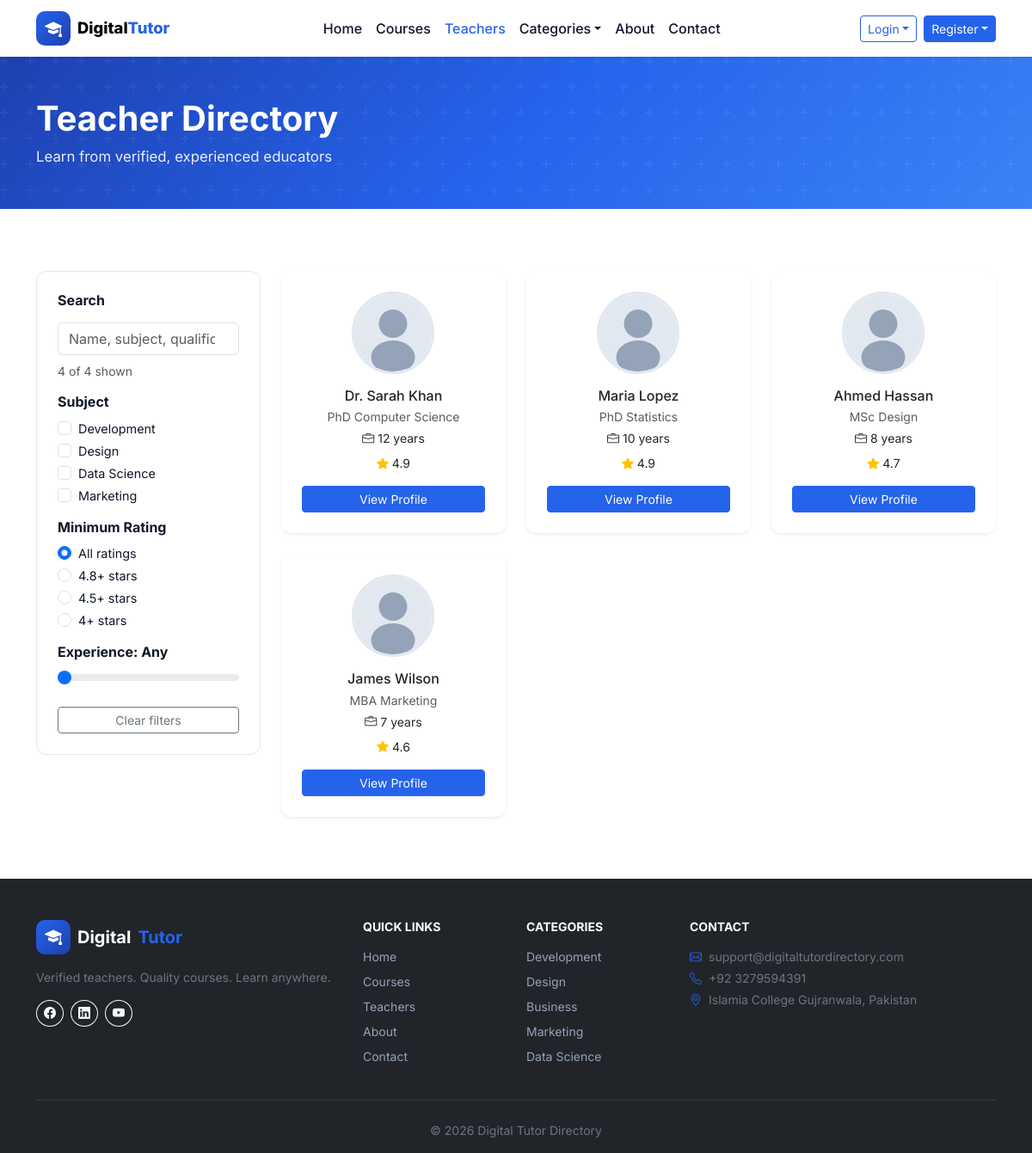
Page /pages/teachers.php on the committed database.
### tables this page shows
CREATE TABLE users (
  id INT UNSIGNED AUTO_INCREMENT PRIMARY KEY,
  name VARCHAR(120) NOT NULL,
  email VARCHAR(190) NOT NULL UNIQUE,
  phone VARCHAR(30) DEFAULT NULL,
  password_hash VARCHAR(255) NOT NULL,
  role ENUM('student','teacher','admin') NOT NULL DEFAULT 'student',
  status ENUM('active','inactive','pending') NOT NULL DEFAULT 'active',
  bio TEXT DEFAULT NULL,
  avatar VARCHAR(255) DEFAULT NULL,
  created_at TIMESTAMP DEFAULT CURRENT_TIMESTAMP,
  updated_at TIMESTAMP DEFAULT CURRENT_TIMESTAMP ON UPDATE CURRENT_TIMESTAMP,
  INDEX idx_users_role (role),
  INDEX idx_users_status (status)
);

### components/config.php (called while the page is built, shortened)
<?php
require_once __DIR__ . '/database.php';
require_once __DIR__ . '/../includes/data.php';
function url(string $path = ''): string
{
    return rtrim(BASE_URL, '/') . '/' . ltrim($path, '/');
}
function asset(string $path): string
{
    return url('assets/' . ltrim($path, '/'));
}
function media_url(?string $path, string $fallback = 'assets/images/avatars/placeholder.svg'): string
{
    $path = trim((string) $path);
    if ($path === '') {
        return url($fallback);
    }
    return url(ltrim($path, '/'));
}
function isActive(string $path): string
{
    return str_contains($_SERVER['PHP_SELF'] ?? '', $path) ? 'active' : '';
}
function mockTeachers(): array { return getTeachers(true); }

### components/database.php (called while the page is built, shortened)
<?php
function db_config(): array
{
    static $config;
    if ($config === null) {
        $config = require __DIR__ . '/db-config.php';
    }
    return $config;
}
function db(): PDO
{
    static $pdo;
    if ($pdo instanceof PDO) {
        return $pdo;
    }
    $c = db_config();
    $dsn = sprintf('mysql:host=%s;port=%s;dbname=%s;charset=%s', $c['host'], $c['port'], $c['name'], $c['charset']);
    $pdo = new PDO($dsn, $c['user'], $c['pass'], [
        PDO::ATTR_ERRMODE => PDO::ERRMODE_EXCEPTION,
        PDO::ATTR_DEFAULT_FETCH_MODE => PDO::FETCH_ASSOC,
        PDO::ATTR_EMULATE_PREPARES => false,
    ]);
    return $pdo;
}
function db_available(): bool
{
    static $available;
    try {
        db()->query('SELECT 1 FROM users LIMIT 1');
        $available = true;
    } catch (Throwable) {
        $available = false;
    }
    return $available;
}

### includes/data.php (called while the page is built, shortened)
<?php
require_once __DIR__ . '/../components/database.php';
function getTeachers(bool $verifiedOnly = true): array
{
    if (!db_available()) {
        return fallbackTeachers();
    }
    $where = $verifiedOnly
        ? "u.role = 'teacher' AND tp.verification_status = 'verified' AND u.status = 'active'"
        : "u.role = 'teacher'";
    $sql = "SELECT u.id, u.name, u.email, u.bio, u.avatar AS photo, tp.qualification, tp.experience,
            tp.subject, tp.rating,
            (SELECT COUNT(DISTINCT e.student_id) FROM enrollments e
             JOIN courses c ON c.id = e.course_id WHERE c.teacher_id = u.id) AS students
            FROM users u
            LEFT JOIN teacher_profiles tp ON tp.user_id = u.id
            WHERE $where
            ORDER BY tp.rating DESC";
    $stmt = db()->query($sql);
    return array_map(static function ($row) {
        return [
            'id' => (int) $row['id'],
            'name' => $row['name'],
            'email' => $row['email'] ?? '',
            'qualification' => $row['qualification'] ?? '',
            'experience' => $row['experience'] ?? '',
            'rating' => (float) ($row['rating'] ?? 0),
            'subject' => $row['subject'] ?? '',
            'photo' => $row['photo'] ?? '',
            'students' => (int) ($row['students'] ?? 0),
            'bio' => $row['bio'] ?? '',
        ];
    }, $stmt->fetchAll());
}

### components/teacher-card.php (the view, shortened to what this page needs)
<article class="teacher-card card h-100 border-0 shadow-sm text-center p-4"
  data-subject="<?= htmlspecialchars($teacher['subject']) ?>"
  data-rating="<?= (float)$teacher['rating'] ?>"
  data-experience="<?= (int)filter_var($teacher['experience'], FILTER_SANITIZE_NUMBER_INT) ?>"
  data-search="<?= htmlspecialchars(strtolower($teacher['name'] . ' ' . $teacher['qualification'] . ' ' . $teacher['subject'] . ' ' . $teacher['bio'])) ?>">
  <img src="<?= media_url($teacher['photo']) ?>" class="teacher-card__avatar rounded-circle mx-auto mb-3" alt="<?= htmlspecialchars($teacher['name']) ?>" onerror="this.onerror=null;this.src='<?= media_url('') ?>'">
  <h3 class="h6 mb-1"><?= htmlspecialchars($teacher['name']) ?></h3>
  <p class="text-muted small mb-1"><?= htmlspecialchars($teacher['qualification']) ?></p>
  <p class="small mb-2"><i class="bi bi-briefcase me-1"></i><?= htmlspecialchars($teacher['experience']) ?></p>
  <div class="rating-stars small mb-3">
    <i class="bi bi-star-fill text-warning"></i>
    <span><?= number_format($teacher['rating'], 1) ?></span>
  </div>
  <a href="<?= url('pages/teacher-profile.php?id=' . (int)$teacher['id']) ?>" class="btn btn-sm btn-primary w-100">View Profile</a>
</article>

### components/head.php (shortened to what this page needs)
<?php require_once __DIR__ . '/config.php'; ?>
<!DOCTYPE html>
<html lang="en">
<head>
  <link href="https://cdn.jsdelivr.net/npm/bootstrap@5.3.3/dist/css/bootstrap.min.css" rel="stylesheet">
  <link href="https://cdn.jsdelivr.net/npm/bootstrap-icons@1.11.3/font/bootstrap-icons.min.css" rel="stylesheet">
  <link href="<?= asset('css/variables.css') ?>" rel="stylesheet">
  <link href="<?= asset('css/main.css') ?>" rel="stylesheet">
  <link href="<?= asset('css/components.css') ?>" rel="stylesheet">
</head>
<body class="<?= htmlspecialchars($bodyClass ?? '') ?>">

### components/navbar.php (shortened to what this page needs)
<header class="site-header">
  <nav class="navbar navbar-expand-lg navbar-light bg-white sticky-top shadow-sm">
    <div class="container">
      <a class="navbar-brand d-flex align-items-center gap-2" href="<?= url('pages/home.php') ?>">
        <span class="brand-icon"><i class="bi bi-mortarboard-fill"></i></span>
        <span class="brand-text">Digital<span class="text-primary">Tutor</span></span>
      </a>
      <div class="collapse navbar-collapse" id="mainNav">
        <ul class="navbar-nav mx-auto">
          <li class="nav-item"><a class="nav-link <?= isActive('home.php') ?>" href="<?= url('pages/home.php') ?>">Home</a></li>
          <li class="nav-item"><a class="nav-link <?= isActive('courses.php') ?>" href="<?= url('pages/courses.php') ?>">Courses</a></li>
          <li class="nav-item"><a class="nav-link <?= isActive('teachers.php') ?>" href="<?= url('pages/teachers.php') ?>">Teachers</a></li>
          <li class="nav-item dropdown">
            <a class="nav-link dropdown-toggle" href="#" data-bs-toggle="dropdown">Categories</a>
          </li>
          <li class="nav-item"><a class="nav-link <?= isActive('about.php') ?>" href="<?= url('pages/about.php') ?>">About</a></li>
          <li class="nav-item"><a class="nav-link <?= isActive('contact.php') ?>" href="<?= url('pages/contact.php') ?>">Contact</a></li>
        </ul>
        <div class="d-flex gap-2">
          <div class="dropdown">
            <button class="btn btn-outline-primary btn-sm dropdown-toggle" data-bs-toggle="dropdown">Login</button>
          </div>
          <div class="dropdown">
            <button class="btn btn-primary btn-sm dropdown-toggle" data-bs-toggle="dropdown">Register</button>
          </div>
        </div>
      </div>
    </div>
  </nav>
</header>

### components/page-hero.php (shortened to what this page needs)
<?php
$pageHeading = $pageHeading ?? 'Page';
$pageSubheading = $pageSubheading ?? '';
$pageActions = $pageActions ?? '';
$heroClass = trim($heroClass ?? '');
?>
<div class="page-hero <?= htmlspecialchars($heroClass) ?>">
  <div class="container">
    <div class="page-hero__row<?= $pageActions ? ' page-hero__row--with-actions' : '' ?>">
      <div class="page-hero__content">
        <h1 class="fw-bold mb-<?= ($pageSubheading || $pageActions) ? '2' : '0' ?>"><?= htmlspecialchars($pageHeading) ?></h1>
        <?php if ($pageSubheading): ?>
        <p class="page-hero__lead mb-0"><?= htmlspecialchars($pageSubheading) ?></p>
        <?php endif; ?>
      </div>
    </div>
  </div>
</div>

### pages/teachers.php (shortened to what this page needs)
<?php
require_once __DIR__ . '/../components/config.php';
$teachers = mockTeachers();
require_once __DIR__ . '/../components/head.php';
require_once __DIR__ . '/../components/navbar.php';
?>
<?php
$pageHeading = 'Teacher Directory';
$pageSubheading = 'Learn from verified, experienced educators';
require __DIR__ . '/../components/page-hero.php';
?>
<main class="section"><div class="container"><div class="row g-4">
<aside class="col-lg-3">
  <div class="filter-panel">
    <h6 class="fw-bold mb-3">Search</h6>
    <input type="search" id="teacherSearch" class="form-control mb-2" placeholder="Name, subject, qualification...">
    <p class="small text-muted mb-3" id="teacherFilterCount"></p>
    <h6 class="fw-bold mb-2">Subject</h6>
    <?php foreach (['Development', 'Design', 'Data Science', 'Marketing'] as $s): ?>
    <div class="form-check">
      <input class="form-check-input filter-teacher-subject" type="checkbox" value="<?= $s ?>" id="ts<?= str_replace(' ', '', $s) ?>">
      <label class="form-check-label" for="ts<?= str_replace(' ', '', $s) ?>"><?= $s ?></label>
    </div>
    <?php endforeach; ?>
    <h6 class="fw-bold mt-3 mb-2">Minimum Rating</h6>
    <div class="form-check">
      <input class="form-check-input filter-teacher-rating" type="radio" name="teacherRating" value="0" id="tr0" checked>
      <label class="form-check-label" for="tr0">All ratings</label>
    </div>
    <?php foreach ([4.8, 4.5, 4.0] as $r): ?>
    <div class="form-check">
      <input class="form-check-input filter-teacher-rating" type="radio" name="teacherRating" value="<?= $r ?>" id="tr<?= str_replace('.', '', (string) $r) ?>">
      <label class="form-check-label" for="tr<?= str_replace('.', '', (string) $r) ?>"><?= $r ?>+ stars</label>
    </div>
    <?php endforeach; ?>
    <h6 class="fw-bold mt-3 mb-2">Experience: <span id="experienceLabel">Any</span></h6>
    <input type="range" class="form-range" id="experienceMin" min="0" max="15" value="0" step="1">
    <button type="button" class="btn btn-sm btn-outline-secondary w-100 mt-3" id="clearTeacherFilters">Clear filters</button>
  </div>
</aside>
<div class="col-lg-9">
  <div class="row g-4" id="teacherGrid">
    <?php foreach ($teachers as $teacher): ?>
    <div class="col-md-6 col-lg-4"><?php require __DIR__ . '/../components/teacher-card.php'; ?></div>
    <?php endforeach; ?>
  </div>
</div>
</div></div></main>
<?php
require_once __DIR__ . '/../components/footer.php';
require_once __DIR__ . '/../components/modals.php';
require_once __DIR__ . '/../components/public-footer-scripts.php';

### components/footer.php
<footer class="site-footer bg-dark text-light pt-5 pb-3 mt-auto">
  <div class="container">
    <div class="row g-4">
      <div class="col-lg-4">
        <div class="d-flex align-items-center gap-2 mb-3 text-white fw-bold fs-5">
          <span class="brand-icon"><i class="bi bi-mortarboard-fill"></i></span> Digital<span class="text-primary">Tutor</span>
        </div>
        <p class="text-secondary small">Verified teachers. Quality courses. Learn anywhere.</p>
        <div class="d-flex gap-2">
          <a href="#" class="btn btn-outline-light btn-sm rounded-circle"><i class="bi bi-facebook"></i></a>
          <a href="#" class="btn btn-outline-light btn-sm rounded-circle"><i class="bi bi-linkedin"></i></a>
          <a href="#" class="btn btn-outline-light btn-sm rounded-circle"><i class="bi bi-youtube"></i></a>
        </div>
      </div>
      <div class="col-6 col-lg-2">
        <h6 class="fw-bold small text-uppercase mb-3">Quick Links</h6>
        <ul class="list-unstyled small">
          <li class="mb-2"><a class="footer-link" href="<?= url('pages/home.php') ?>">Home</a></li>
          <li class="mb-2"><a class="footer-link" href="<?= url('pages/courses.php') ?>">Courses</a></li>
          <li class="mb-2"><a class="footer-link" href="<?= url('pages/teachers.php') ?>">Teachers</a></li>
          <li class="mb-2"><a class="footer-link" href="<?= url('pages/about.php') ?>">About</a></li>
          <li class="mb-2"><a class="footer-link" href="<?= url('pages/contact.php') ?>">Contact</a></li>
        </ul>
      </div>
      <div class="col-6 col-lg-2">
        <h6 class="fw-bold small text-uppercase mb-3">Categories</h6>
        <ul class="list-unstyled small">
          <?php foreach (['Development','Design','Business','Marketing','Data Science'] as $c): ?>
          <li class="mb-2"><a class="footer-link" href="<?= url('pages/courses.php?category='.urlencode($c)) ?>"><?= $c ?></a></li>
          <?php endforeach; ?>
        </ul>
      </div>
      <div class="col-lg-4">
        <h6 class="fw-bold small text-uppercase mb-3">Contact</h6>
        <p class="small text-secondary mb-1"><i class="bi bi-envelope me-2 text-primary"></i>support@digitaltutordirectory.com</p>
        <p class="small text-secondary mb-1"><i class="bi bi-telephone me-2 text-primary"></i>+92 3279594391</p>
        <p class="small text-secondary"><i class="bi bi-geo-alt me-2 text-primary"></i>Islamia College Gujranwala, Pakistan</p>
      </div>
    </div>
    <hr class="border-secondary my-4">
    <p class="small text-secondary text-center mb-0">&copy; <?= date('Y') ?> <?= SITE_NAME ?></p>
  </div>
</footer>

### components/modals.php (shortened to what this page needs)
<div class="toast-container position-fixed bottom-0 end-0 p-3">
</div>

### components/public-footer-scripts.php (shortened to what this page needs)
</body>
</html>

### assets/css/variables.css (style rules this page uses)
:root { --primary: #2563EB; --primary-dark: #1E40AF; --secondary-bg: #F8FAFC; --border: #E2E8F0; --accent: #F59E0B; --text: #0F172A; --text-muted: #64748B; --success: #10B981; --danger: #EF4444; --radius: 12px; --radius-lg: 16px; --shadow: 0 4px 24px rgba(37, 99, 235, 0.08); --shadow-hover: 0 16px 48px rgba(30, 64, 175, 0.15); --transition: 0.25s cubic-bezier(0.4, 0, 0.2, 1); --font: 'Inter', system-ui, -apple-system, sans-serif; }

### assets/css/main.css (style rules this page uses)
*, *::before, *::after { box-sizing: border-box; }
body { font-family: var(--font); color: var(--text); background: #fff; display: flex; flex-direction: column; min-height: 100vh; }
main { flex: 1; }
.text-primary { color: var(--primary) !important; }
.btn-primary { background: var(--primary); border-color: var(--primary); }
.btn-outline-primary { color: var(--primary); border-color: var(--primary); }
.brand-icon { width: 40px; height: 40px; display: flex; align-items: center; justify-content: center; background: linear-gradient(135deg, var(--primary), var(--primary-dark)); color: #fff; border-radius: 10px; }
.brand-text { font-weight: 800; font-size: 1.15rem; }
.site-header .nav-link { font-weight: 500; color: var(--text); transition: color var(--transition); }
.site-header .nav-link:hover, .site-header .nav-link.active { color: var(--primary); }
.section { padding: 4.5rem 0; }
.footer-link { color: #94A3B8; text-decoration: none; transition: color var(--transition); }
.page-hero { background: linear-gradient(135deg, var(--primary-dark) 0%, var(--primary) 50%, #3b82f6 100%); color: #fff; padding: 3rem 0; position: relative; overflow: hidden; }
.page-hero::before { content: ''; position: absolute; inset: 0; pointer-events: none; }
.page-hero .container { position: relative; z-index: 1; }
.page-hero__lead { color: rgba(255, 255, 255, 0.9); font-size: 1.05rem; max-width: 640px; }

### assets/css/components.css (style rules this page uses)
.teacher-card { border-radius: var(--radius); transition: transform var(--transition), box-shadow var(--transition); }
.teacher-card__avatar { width: 96px; height: 96px; object-fit: cover; border: 3px solid var(--border); }
.filter-panel { background: #fff; border: 1px solid var(--border); border-radius: var(--radius); padding: 1.5rem; }
.filter-panel .form-check-label { font-size: 0.9rem; }

### rows in the picture
users: name "Dr. Sarah Khan", qualification "PhD Computer Science", experience "12 years", rating "4.9"
users: name "Maria Lopez", qualification "PhD Statistics", experience "10 years", rating "4.9"
users: name "Ahmed Hassan", qualification "MSc Design", experience "8 years", rating "4.7"
users: name "James Wilson", qualification "MBA Marketing", experience "7 years", rating "4.6"

### other values in the picture
$pageHeading "Teacher Directory"
$pageSubheading "Learn from verified, experienced educators"
$s "Development"
$s "Design"
$s "Data Science"
$s "Marketing"
$r "4.8"
$r "4.5"
$r "4"
$c "Development"
$c "Design"
$c "Business"
$c "Marketing"
$c "Data Science"
SITE_NAME "Digital Tutor Directory"
